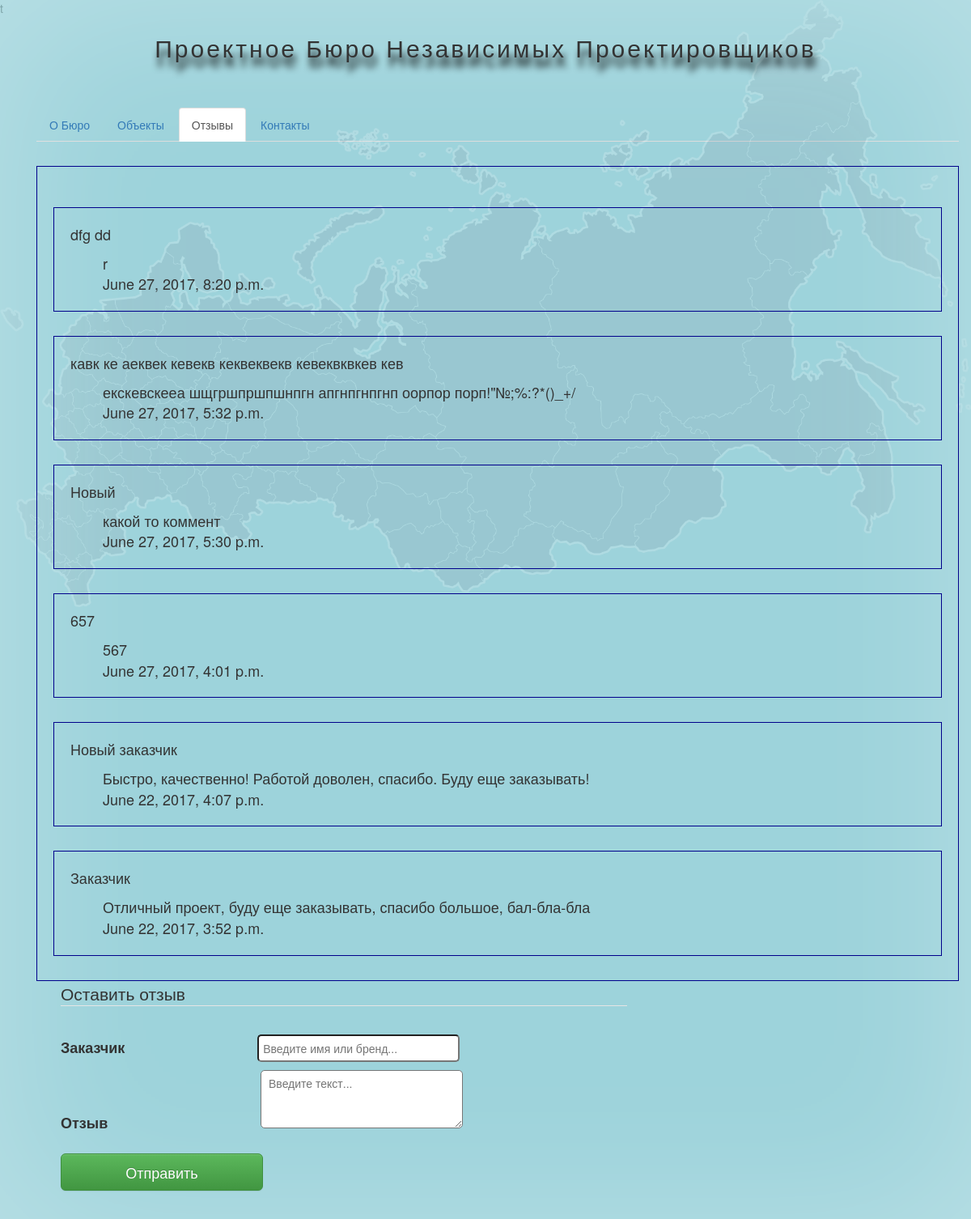
The app's page /reviews/ with its own data.
### reviews/models.py (models this page shows, shortened)
@python_2_unicode_compatible
class Reviews(models.Model):
    customer = models.CharField(max_length=100)
    review_text = models.CharField(max_length=200)
    pub_date = models.DateTimeField('date published', default=timezone.now)

### reviews/views.py (the view)
class ReviewsView(generic.ListView):  # представление в виде списка
    template_name = 'reviews/reviews.html'
    context_object_name = 'latest_reviews_list'
    def get_queryset(self):
        return Reviews.objects.filter(pub_date__lte=timezone.now()).order_by('-pub_date')

### reviews/templates/reviews/reviews.html (shortened to what this page needs)
{% load staticfiles %}
<!DOCTYPE html>
<html lang="en">
<head>
    <link rel="stylesheet" href="https://maxcdn.bootstrapcdn.com/bootstrap/3.3.7/css/bootstrap.min.css">
    <link rel="stylesheet" href="https://maxcdn.bootstrapcdn.com/bootstrap/3.3.7/css/bootstrap-theme.min.css">
    <link rel="stylesheet" type="text/css" href="{% static "main.css" %}">
</head>
<body>
<div class="fon">t</div>
<div class="container">
    <div class="row header">
        <div class="col-xs-12">Проектное Бюро Независимых Проектировщиков</div>
    </div>
    <div class="container">
        <div>
            <ul class="nav nav-tabs">
                  <li role="presentation"><a href="{% url 'about:about' %}">О Бюро</a></li>
                  <li role="presentation"><a href="{% url 'objects:objects' %}">Объекты</a></li>
                  <li role="presentation" class="active"><a href="{% url 'reviews:reviews' %}">Отзывы</a></li>
                  <li role="presentation"><a href="{% url 'contacts:contacts' %}">Контакты</a></li>
            </ul>
        </div>
    <div class="col-md-12 reviews">
        {% if latest_reviews_list %}
            {% for review in latest_reviews_list %}
                <ul class="reviews">
                <p>{{ review.customer }}</p>
                <ol>{{ review.review_text }}</ol>
                <ol>{{ review.pub_date }}</ol>
                </ul>
            {% endfor %}
        {% else %}
            <p>No polls are available.</p>
        {% endif %}
    </div>
        <div class="col-md-8">
            <fieldset><legend>Оставить отзыв</legend>
                <form action="{% url 'reviews:create'%}" method="POST" class="post-form">{% csrf_token %}
                    <label class="text_label" for="customer">Заказчик</label>
                    <input type="text"  name="customer" id="customer" required placeholder="Введите имя или бренд..."/><br>
                    <label class="text_label" for="review_text">Отзыв</label>
                    <textarea name='review_text' id="review_text" rows="3" cols="20" required placeholder=" Введите текст..."></textarea><br>
                    <input type="submit" class="btn btn-success btn-lg pull-left" value="Отправить">
                </form>
            </fieldset>
        </div>
        <div class="col-md-4"></div>
    </div>
</div>
</body>
</html>

### static/main.css (style rules this page uses)
body { background-color: #9DD3DB; }
.fon { position: fixed; top: 0; left: 0; right: 0; bottom: 0; background-image: url(img/rus.png); background-repeat: no-repeat; background-size: contain; background-position: top; opacity: 0.3; filter: alpha(opacity=30); box-shadow: inset 6px 8px 200px 3px #FFF; }
.header { padding: 40px; margin: 0; text-align: center; }
.col-xs-12 { font-size: 30px; letter-spacing: 3px; text-shadow: 3px 12px 8px black, 0 0 10em #9DD3DB; font-family: Verdana, Arial, Helvetica, sans-serif; }
.nav-tabs { padding-top: 10px; }
.reviews { margin-top: 30px; font-size: 18px; border: solid 1px; padding: 20px; border-color: #00008b; }
#customer { font-size: 14px; }
#review_text { font-size: 14px; }
.text_label { font-size: 18px; border-radius: 5px; }
.btn { margin: 20px 0; }
legend { margin-top: 15px; }
fieldset { padding: 15px; }
input { border-radius: 5px; font: 18px "Helvetica Neue", Helvetica, Arial, sans-serif; padding: 5px; margin: 0 0 5px 160px; width:250px }
textarea { border-radius: 5px; font: 18px "Helvetica Neue", Helvetica, Arial, sans-serif; padding: 5px; margin: 5px 0 0 185px; width:250px }

### records on screen
Reviews: customer "dfg dd", review_text "r", pub_date "June 27, 2017, 8:20 p.m."
Reviews: customer "кавк ке аеквек кевекв кеквеквекв кевеквквкев кев", review_text "екскевскееа шщгршпршпшнпгн апгнпгнпгнп оорпор порп!\"№;%:?*()_+/", pub_date "June 27, 2017, 5:32 p.m."
Reviews: customer "Новый", review_text "какой то коммент", pub_date "June 27, 2017, 5:30 p.m."
Reviews: customer "657", review_text "567", pub_date "June 27, 2017, 4:01 p.m."
Reviews: customer "Новый заказчик", review_text "Быстро, качественно! Работой доволен, спасибо. Буду еще заказывать!", pub_date "June 22, 2017, 4:07 p.m."
Reviews: customer "Заказчик", review_text "Отличный проект, буду еще заказывать, спасибо большое, бал-бла-бла", pub_date "June 22, 2017, 3:52 p.m."
